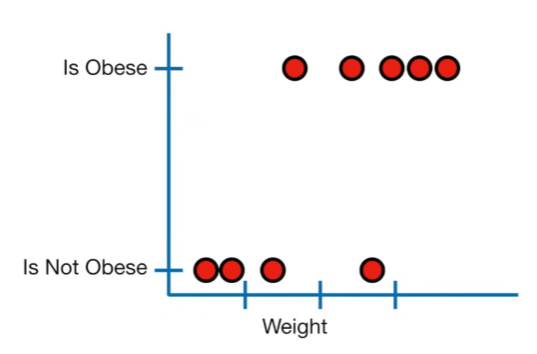
#> input picture Machine Learning/Linear Models/Generalized Linear Models (GLMs)/Logistic Regression/images/logistic.png, 537 x 354 px
$ jupyter execute --allow-errors 'logistic regression.ipynb'
#> lines starting #> are read from the running program, lines starting #| are printed output that depends on the picture
1. [Logistic Regression](#logistic-regression)

#### Logistic Regression:
- it is part of the generalized linear models
- used for both classification and regression problem statements
- uses max likelihood to fit the best curve
    - calculate the likelihood for each data point and take the product of all
    - the max value of the product of all is chosen as the best fit

Note:
- we cannot use linear regression for classification problem because
    - the effect of outliers will affect the line fit
    - if the values are higher and goes beneath 0 or beyond 1

- lets consider a binary classification problem for logistic regression

[cell 1]
from PIL import Image
from IPython.display import display

img = Image.open('images/logistic.png')
#> img is the input picture: PIL image 537x354 RGBA; mean R, G, B, A 246.9, 245.6, 246.3, 255
new_image = img.resize((450, 300))
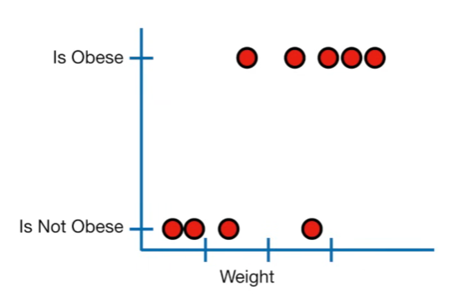
#> new_image: PIL image 450x300 RGBA; mean R, G, B, A 246.9, 245.6, 246.2, 255
display(new_image)

- the logistic function will produce a logistic curve that fits the data
    - S curve
- the curve is created based on calculating the likelihood of each data points and taking the product of all likelihoods of the datapoints
- the logistic function produces the output in probabilities between 0-1

[cell 2]
from PIL import Image
from IPython.display import display

#> (the rest of this cell did not finish here and is left out)

- now the logistic function will produce different logistic curves trying to fit the data
- the best logistic curve chosen based on the maximum likelihood value

[cell 3]
from PIL import Image
from IPython.display import display

#> (the rest of this cell did not finish here and is left out)

- now when we try to weight in a mouse with a certain, we will know the probability of the mouse being obese or not based on the probability on the logisitc curve
    - probability = closer to 0.5 so its declared as obese

[cell 4]
from PIL import Image
from IPython.display import display

#> (the rest of this cell did not finish here and is left out)

- we use to the logit function to convert the probabilities into log(odds) values i.e. convert probabilities between 0-1 to -infinity to
+infinity
- for p=0.5, log(odds) = log(p/1-p) = log(0.5/1-0.5) = log (0.5/0.5) = log(1) = 0
- for p = 0.731, log(odds) = log(p/1-p) = log(0.731/1-0.731) = log (0.731/0.269) = log(2.717) = 1
- for p = 0.88, log(odds) = log(p/1-p) = log(0.88/1-0.88) = log (0.88/0.12) = log(7.33) = 2
- for p = 0.95, log(odds) = log(p/1-p) = log(0.95/1-0.95) = log (0.95/0.05) = log(19) = 3

Notes:
- the logit function converts probability into log(odds)
    - log(p/1-p)
- the logistic function converts the log(odds) into probabilities
    - e^(log(odds))/(1+e^(log(odds)))

[cell 5]
from PIL import Image
from IPython.display import display

#> (the rest of this cell did not finish here and is left out)

- now, if we consider the output label "YES" with probability as 1
    - p = 1, log(odds) = log(1/1-1) = log(1/0) = log(1) - log(0) = +infinity
        - log(0) = -infinity
- thus, we know p = 0.5 to 1 is transformed into 0 to + infinity using log(odds)
- likewise, p=0 to 0.5 is transformed into - infinity to 0 using log(odds)

[cell 6]
from PIL import Image
from IPython.display import display

img = Image.open('images/logistic5.png')
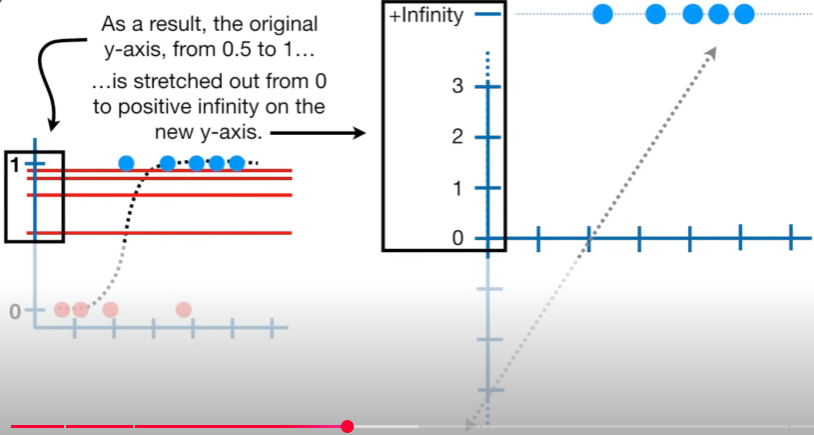
#> input picture Machine Learning/Linear Models/Generalized Linear Models (GLMs)/Logistic Regression/images/logistic5.png, 814 x 435 px
#> img is the input picture: PIL image 814x435 RGBA; mean R, G, B, A 230.4, 229.9, 231.3, 255
new_image = img.resize((750, 400))
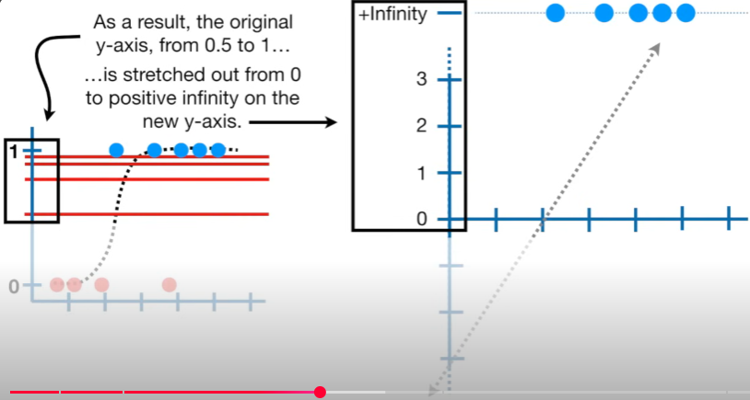
#> new_image: PIL image 750x400 RGBA; mean R, G, B, A 230.4, 229.9, 231.3, 255
display(new_image)

- we converted the probability based logistic curve into log(odds) straight line

[cell 7]
from PIL import Image
from IPython.display import display

#> (the rest of this cell did not finish here and is left out)

- the best fit line for logistic regression is not accepted by calculating the sum of squared residuals from OLS
- instead here, we use the maximum of log likelihood
    - the data points are plotted onto the line and the relative log(odds) values are noted down

[cell 8]
from PIL import Image
from IPython.display import display

#> (the rest of this cell did not finish here and is left out)

- we again use the logistic function to convert the log of odds value into probabilities representing the S curve for logistic regression

[cell 9]
from PIL import Image
from IPython.display import display

#> (the rest of this cell did not finish here and is left out)

- we also understand that the y-axis of the logistic curve represents the probabilities which is the same as the likelihoods in Logistic Regression
- the positive class points are noted as it is log(odds) value but the negative data points below the y=0 axis are denoted by 1-log(odds) value

[cell 10]
from PIL import Image
from IPython.display import display

#> (the rest of this cell did not finish here and is left out)

- now after calculating the likelihood for the curve as shown below image,
    - 3.77

[cell 11]
from PIL import Image
from IPython.display import display

#> (the rest of this cell did not finish here and is left out)

- we go back to the log(odds) values of the curve and rotate the line and again convert the log(odds) value into probabilities and calculate the log likelihood values

[cell 12]
from PIL import Image
from IPython.display import display

#> (the rest of this cell did not finish here and is left out)

- by repeating the steps, we find the best fit line with the maximum log likelihood
- the convergence algorithm, uses the loss function "log loss" as shown in the image below

Note:
- linear regression approach of Gradient descent is not possible with the linear cost function
- it will lead to many local minima and wont result in a convex curve in Gradient Descent

[cell 13]
from PIL import Image
from IPython.display import display

img = Image.open('images/logistic23.png')
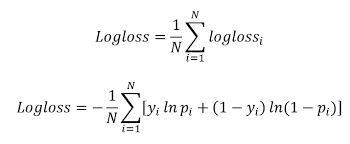
#> input picture Machine Learning/Linear Models/Generalized Linear Models (GLMs)/Logistic Regression/images/logistic23.png, 350 x 144 px
#> img is the input picture: PIL image 350x144 P; min 0, max 255, mean 248.5
new_image = img.resize((500, 200))
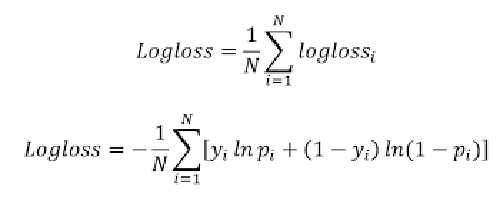
#> new_image: PIL image 500x200 P; min 0, max 255, mean 248.6
display(new_image)

- using the log loss function in Gradient Descent will help us to achieve the convex curve to find the global minima
- the convergence algorithm, is smart that the rotation of line in log(odds) value that reaches convergence very quickly with small steps of rotation very similar to the linear regression

- the log(odds) procedure is performed to calculate the coefficients
- for continouous feature value, we can use the linear best fit line to calculate the intercept and slope
- for binary categorical feature value

[cell 14]
from PIL import Image
from IPython.display import display

#> (the rest of this cell did not finish here and is left out)

- we calculate the mean for each category

[cell 15]
from PIL import Image
from IPython.display import display

#> (the rest of this cell did not finish here and is left out)

- below is the equation to predict the size value based on the binary categorical value
- we also have a design matrix based on the observed data which turns on/off the coefficient B1 & B2 in the equation below

[cell 16]
from PIL import Image
from IPython.display import display

img = Image.open('images/logistic9.png')
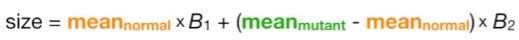
#> input picture Machine Learning/Linear Models/Generalized Linear Models (GLMs)/Logistic Regression/images/logistic9.png, 519 x 40 px
#> img is the input picture: PIL image 519x40 RGBA; mean R, G, B, A 241.8, 239.9, 229.9, 255
new_image = img.resize((600, 50))
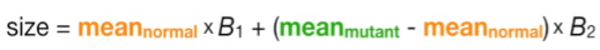
#> new_image: PIL image 600x50 RGBA; mean R, G, B, A 241.7, 239.8, 229.8, 255
display(new_image)
